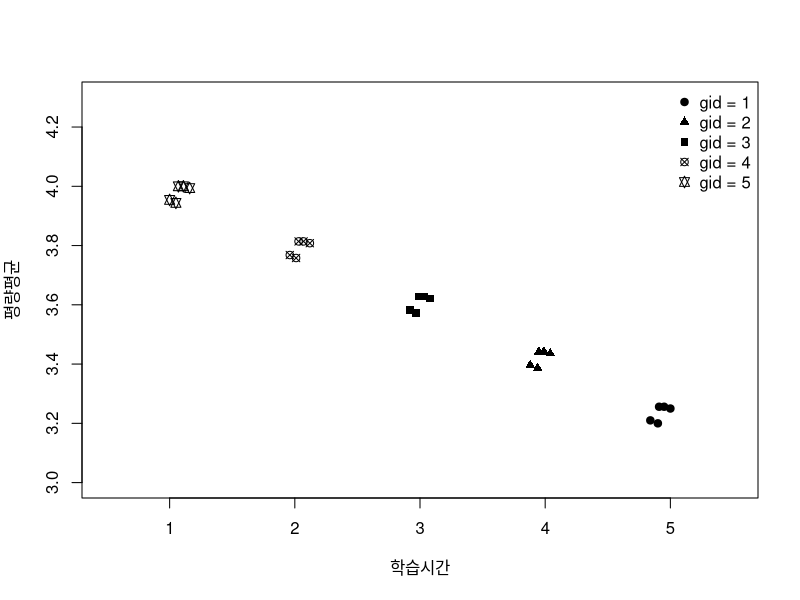
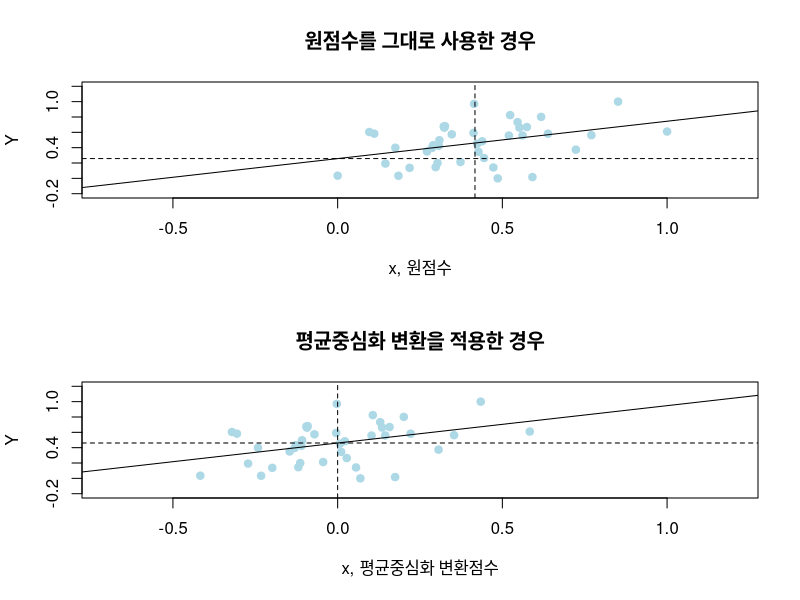
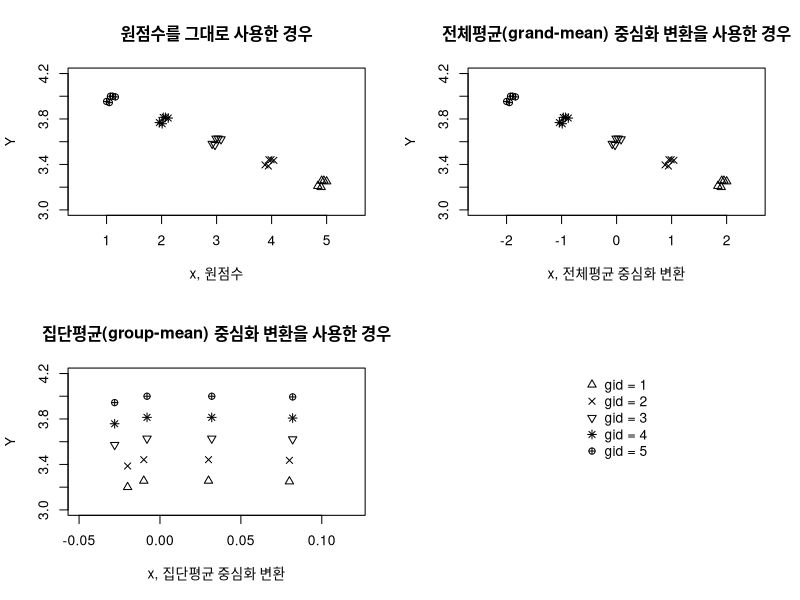

Write the R code that produced these figures, in order.
#######################################################
#R를 이용한 다층모형 분석##############################
#######################################################

#######################################################
#제1부 제1부 일반선형모형과 다층모형###################
#02장 위계적 데이터 분석시 일반선형모형 사용의 문제점##
#######################################################

#다층모형, 왜 필요한가?
setwd("D:/data")
mydata <- read.csv("primer.csv",header=TRUE)
head(mydata)
#Plotting
plot(mydata$x,mydata$y,ylab='평량평균',xlab='학습시간',
     xlim=c(0.5,5.5),ylim=c(3,4.3),type='n')
points(mydata$x[mydata$gid==1],mydata$y[mydata$gid==1],type='p',pch=19)
points(mydata$x[mydata$gid==2],mydata$y[mydata$gid==2],type='p',pch=17)
points(mydata$x[mydata$gid==3],mydata$y[mydata$gid==3],type='p',pch=15)
points(mydata$x[mydata$gid==4],mydata$y[mydata$gid==4],type='p',pch=13)
points(mydata$x[mydata$gid==5],mydata$y[mydata$gid==5],type='p',pch=11)
legend('topright',legend=paste('gid = ',1:5,sep=''),
       bty="n",pch=c(19,17,15,13,11))
#다층데이터에 일반선형모형을 적용시킬 경우 어떤 문제가 발생하는가? 
summary(lm(y~x,mydata))
#집단별로 구분하는 것도 하나의 방법이지만 검증력에 문제가 발생함. 
for (i in 1:5){
  print(paste("when gid is ",i,sep=''))
  print(summary(lm(y~x,subset(mydata,gid==i))))
}

#위계적 데이터는 다층모형을 사용
library('lme4')
summary(lmer(y ~ x+(1|gid),mydata))

#######################################################
#제1부 제1부 일반선형모형과 다층모형###################
#03장 다층 모형 이해를 위한 개념들#####################
#######################################################

#군집형 데이터: 집단에 개인이 배속됨
clus2 <- read.csv("my2level_cluster.csv",header=TRUE)
head(clus2)
#개인의 수와 집단의 수를 구하면 다음과 같다. 
dim(clus2)
length(unique(clus2$gid))
#각 집단에 몇 명의 개인들이 배속되어 있는지 살펴보자. 
ind_per_grp <- aggregate(y ~ gid, clus2, length)
table(ind_per_grp$y)

#시계열 데이터: 동일 사례에서 반복적으로 데이터를 얻음
rpt2 <- read.csv("my2level_repeat.csv",header=TRUE)
head(rpt2)
dim(rpt2)
#넓은 형태 -> 긴 형태 데이터로
rpt2long <- reshape(rpt2,,idvar='pid',varying=list(3:7),
                    v.names = "y",direction='long')
#개인 식별번호 순서로 정렬
rpt2long <- rpt2long[order(rpt2long$pid),]
dim(rpt2long)
length(unique(rpt2long$pid))
head(rpt2long)

##Footnote: 해당부분은 제2부의 본문에서도 찾을 수 있다. 
#타이디데이터 접근 
library('tidyverse')
#넓은형태 데이터 -> 긴형태 데이터 
#만약 긴형태 데이터를 넓은형태로 바꾸려면 spread() 함수 이용
rpt2long <- gather(rpt2,time,y,-pid,-female)
#time 변수를 수치형으로 바꾸는 과정
library('stringr')
#숫자앞의 y를 삭제
rpt2long$time <- str_replace(rpt2long$time,'y','')
#문자형 데이터를 수치형 데이터로 전환 
rpt2long$time <- as.numeric(rpt2long$time)
summary(rpt2long)

#랜덤효과의 이해 
mydata <- read.csv("primer.csv",header=TRUE)
int_slope <- data.frame(matrix(NA,nrow=5,ncol=3))
for (i in 1:5){
  int_slope[i,1] <- i
  int_slope[i,2:3] <- lm(y~x,subset(mydata,gid==i))$coef
}
colnames(int_slope) <- c('gid','intercept','slope')
int_slope
var(int_slope$intercept)
var(int_slope$slope)

#평균중심화 변환의 이해 
mydata <- read.csv("mean_centering.csv",header=TRUE)
round(cor(mydata),3)

#평균중심화 변환을 실시
mydata$mc.x1 <- mydata$x1 - mean(mydata$x1)
mydata$mc.x2 <- mydata$x2 - mean(mydata$x2)

#y와 x1의 원점수, 평균중심화 변환이 적용된 x1의 관계
par(mfrow=c(2,1))
plot(mydata$x1,mydata$y,xlim=c(-0.7,1.2),ylim=c(-0.2,1.2),
     pch=19,col='lightblue',ylab='Y',xlab='x, 원점수',
     main='원점수를 그대로 사용한 경우')
#절편값을 덧붙임
abline(h=lm(y~x1,mydata)$coef[1],lty=2)
#x1 원점수의 평균을 덧붙임
abline(v=mean(mydata$x1),lty=2)
#두 변수의 OLS회귀예측선을 덧붙임
abline(lm(y~x1,mydata),lty=1)
plot(mydata$mc.x1,mydata$y,xlim=c(-0.7,1.2),ylim=c(-0.2,1.2),
     pch=19,col='lightblue',ylab='Y',xlab='x, 평균중심화 변환점수',
     main='평균중심화 변환을 적용한 경우')
abline(h=lm(y~mc.x1,mydata)$coef[1],lty=2)
abline(v=mean(mydata$mc.x1),lty=2)
abline(lm(y~mc.x1,mydata),lty=1)
#OLS 회귀모형
summary(lm(y~x1,mydata))
summary(lm(y~mc.x1,mydata))
mean(mydata$y)

library('car') #vif 계산을 위해 
m1.raw <- lm(y~x1+x2,mydata)
summary(m1.raw)
vif(m1.raw)
m2.raw <- lm(y~x1*x2,mydata)
summary(m2.raw)
vif(m2.raw)

m1.mc <- lm(y~mc.x1+mc.x2,mydata)
summary(m1.mc)
vif(m1.mc)
m2.mc <- lm(y~mc.x1*mc.x2,mydata)
summary(m2.mc)
vif(m2.mc)

#문제1
temp <- mydata[1:2,]
#x2가 0인 경우 
temp$x2 <- c(0,0) 
#x1이 0에서 1로 변함
temp$x1 <- c(0,1) 
predict(m2.raw,temp)
#문제2
temp <- mydata[1:2,]
#x2가 x2의 평균인 경우 
temp$x2 <- c(mean(mydata$x2),mean(mydata$x2)) 
#x1이 0에서 1로 변함
temp$x1 <- c(0,1) 
predict(m2.raw,temp)

#문제1
temp <- mydata[1:2,]
#x2가 0인 경우 
temp$x2 <- c(0,0) 
temp$mc.x2 <- temp$x2 - mean(mydata$x2)
#x1이 0에서 1로 변함
temp$x1 <- c(0,1) 
temp$mc.x1 <- temp$x1 - mean(mydata$x1)
predict(m2.mc,temp)
#문제2
temp <- mydata[1:2,]
#x2가 x2의 평균인 경우 
temp$x2 <- c(mean(mydata$x2),mean(mydata$x2)) 
temp$mc.x2 <- temp$x2 - mean(mydata$x2)
#x1이 0에서 1로 변함
temp$x1 <- c(0,1) 
temp$mc.x1 <- temp$x1 - mean(mydata$x1)
predict(m2.mc,temp)

#평균 중심화변환의 두 가지 방법
mydata <- read.csv("primer.csv",header=TRUE)
#전체평균(grand-mean) 중심화변환  
mydata$am.x <- mydata$x - mean(mydata$x)
#집단평균(group-mean) 중심화변환  
#먼저 집단별 x변수의 평균을 구한다
groupmean <- aggregate(x~gid,mydata,mean)
colnames(groupmean)[2] <- 'groupmean.x'
mydata <- merge(mydata,groupmean,by='gid')
mydata$gm.x <- mydata$x - mydata$groupmean.x
head(mydata,11)
#세 종류의 독립변수들의 상관계수를 구해보자. 
round(cor(mydata[,c('x','am.x','gm.x')]),3)
#집단별로 구분한 후 세 변수의 상관계수를 구해보자. 
for (i in 1:5){
  print(paste("when gid is ",i,sep=''))
  print(round(cor(mydata[mydata$gid==i,c('x','am.x','gm.x')]),3))
}

#Plotting: 4개의 패널에 3개의 그림을 배치하고, 마지막 패널에는 범례를 붙임
par(mfrow=c(2,2))
#원점수를 사용한 경우 
plot(mydata$x,mydata$y,ylab='Y',xlab='x, 원점수',
     ,xlim=c(0.5,5.5),ylim=c(3,4.2),type='n',
     main='원점수를 그대로 사용한 경우')
for (i in 1:5){
  points(mydata$x[mydata$gid==i],mydata$y[mydata$gid==i],
         type='p',pch=2*i)
}
#전체평균 중심화 변환을 사용한 경우 
plot(mydata$am.x,mydata$y,ylab='Y',xlab='x, 전체평균 중심화 변환',
     ,xlim=c(-2.5,2.5),ylim=c(3,4.2),type='n',
     main='전체평균(grand-mean) 중심화 변환을 사용한 경우')
for (i in 1:5){
  points(mydata$am.x[mydata$gid==i],mydata$y[mydata$gid==i],
         type='p',pch=2*i)
}
#집단평균 중심화 변환을 사용한 경우 
plot(mydata$gm.x,mydata$y,ylab='Y',xlab='x, 집단평균 중심화 변환',
     ,xlim=c(-.05,0.12),ylim=c(3,4.2),type='n',
     main='집단평균(group-mean) 중심화 변환을 사용한 경우')
for (i in 1:5){
  points(mydata$gm.x[mydata$gid==i],mydata$y[mydata$gid==i],
         type='p',pch=2*i)
}
plot(mydata$x,mydata$y,type='n',axes=F,xlab='',ylab='')
legend('top',legend=paste('gid = ',1:5,sep=''),
       bty="n",pch=2*(1:5))
